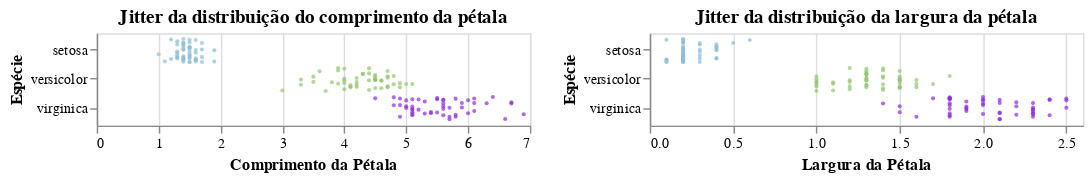

The code cell stored with this chart in its notebook:
### Markdown cell above
Podemos observar no gráfico de dispersão para a Pétala que as espécies *versicolor* e *virginica* se encontram próxima e, em partes sobrepostas, na distrubuição. Já a espécie *setosa*, se comporta como um cluster a parte. 

Podemos examinar melhor a distribuição da largura e comprimento da pétala entre as espécies usando um gráfico *jitter*.

Um gráfico de jitter é uma variante do gráfico de faixas (*scatter plot* com *binning*) com uma visão melhor dos pontos de dados sobrepostos, usado para visualizar a distribuição de muitos valores unidimensionais individuais. Os valores são plotados como pontos ao longo de um eixo e, em seguida, os pontos são deslocados aleatoriamente ao longo do outro eixo, o que, por si só, não tem significado em termos de dados, permitindo que os pontos não se sobreponham.

### Code cell
comp_jitter = alt.Chart(iris, title='Jitter da distribuição do comprimento da pétala').mark_circle(size=8).encode(
    y="Espécie:N",
    x="Comprimento da Pétala:Q",
    yOffset="jitter:Q",
    color=alt.Color('Espécie:N', scale=color_map).legend(None)
).transform_calculate(
    jitter="random()"
)

larg_jitter = alt.Chart(iris, title='Jitter da distribuição da largura da pétala').mark_circle(size=8).encode(
    y="Espécie:N",
    x="Largura da Pétala:Q",
    yOffset="jitter:Q",
    color=alt.Color('Espécie:N', scale=color_map).legend(None)
).transform_calculate(
    jitter="random()"
)

(comp_jitter | larg_jitter)

### Figure 1 — Vega-Lite specification as saved in the notebook (floating-point values rounded to 4 significant figures; data arrays with more than 128 entries replaced by an {"elided": "..."} marker saying what was removed)
{"config": {"view": {"continuousWidth": 300, "continuousHeight": 300}}, "hconcat": [{"mark": {"type": "circle", "size": 8}, "encoding": {"color": {"field": "Espécie", "legend": null, "scale": {"domain": ["setosa", "versicolor", "virginica"], "range": ["#8FBED6", "#93C572", "#8A2BE2"]}, "type": "nominal"}, "x": {"field": "Comprimento da Pétala", "type": "quantitative"}, "y": {"field": "Espécie", "type": "nominal"}, "yOffset": {"field": "jitter", "type": "quantitative"}}, "title": "Jitter da distribuição do comprimento da pétala", "transform": [{"calculate": "random()", "as": "jitter"}]}, {"mark": {"type": "circle", "size": 8}, "encoding": {"color": {"field": "Espécie", "legend": null, "scale": {"domain": ["setosa", "versicolor", "virginica"], "range": ["#8FBED6", "#93C572", "#8A2BE2"]}, "type": "nominal"}, "x": {"field": "Largura da Pétala", "type": "quantitative"}, "y": {"field": "Espécie", "type": "nominal"}, "yOffset": {"field": "jitter", "type": "quantitative"}}, "title": "Jitter da distribuição da largura da pétala", "transform": [{"calculate": "random()", "as": "jitter"}]}], "data": {"name": "data-2df25ece229b7bba4e4e7d25f15ea3d8"}, "$schema": "https://vega.github.io/schema/vega-lite/v5.20.1.json", "datasets": {"data-2df25ece229b7bba4e4e7d25f15ea3d8": {"elided": "150 records"}}}
